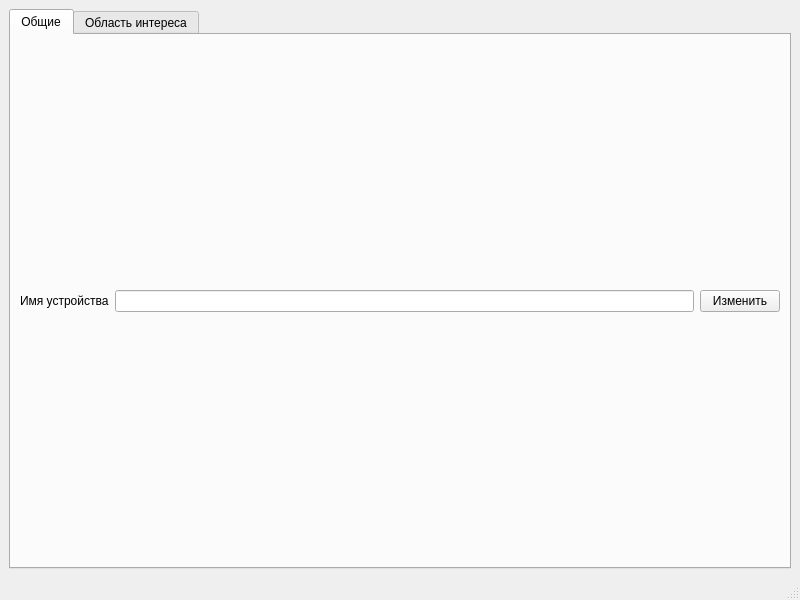
<?xml version="1.0" encoding="UTF-8"?>
<ui version="4.0">
 <class>SettingsWindow</class>
 <widget class="QMainWindow" name="SettingsWindow">
  <property name="geometry">
   <rect>
    <x>0</x>
    <y>0</y>
    <width>800</width>
    <height>600</height>
   </rect>
  </property>
  <property name="windowTitle">
   <string>MainWindow</string>
  </property>
  <widget class="QWidget" name="centralwidget">
   <layout class="QVBoxLayout" name="verticalLayout">
    <item>
     <widget class="QTabWidget" name="TabSettings">
      <property name="currentIndex">
       <number>0</number>
      </property>
      <widget class="QWidget" name="GeneralSettings">
       <property name="cursor">
        <cursorShape>ArrowCursor</cursorShape>
       </property>
       <attribute name="title">
        <string>Общие</string>
       </attribute>
       <layout class="QVBoxLayout" name="verticalLayout_2">
        <item>
         <layout class="QHBoxLayout" name="horizontalLayout">
          <item>
           <widget class="QLabel" name="label">
            <property name="text">
             <string>Имя устройства</string>
            </property>
           </widget>
          </item>
          <item>
           <widget class="QLineEdit" name="ChangeNameLine"/>
          </item>
          <item>
           <widget class="QPushButton" name="ChangeNameButton">
            <property name="text">
             <string>Изменить</string>
            </property>
           </widget>
          </item>
         </layout>
        </item>
       </layout>
      </widget>
      <widget class="QWidget" name="AreaSettings">
       <attribute name="title">
        <string>Область интереса</string>
       </attribute>
      </widget>
     </widget>
    </item>
   </layout>
  </widget>
  <widget class="QStatusBar" name="statusbar"/>
 </widget>
 <resources/>
 <connections/>
</ui>
